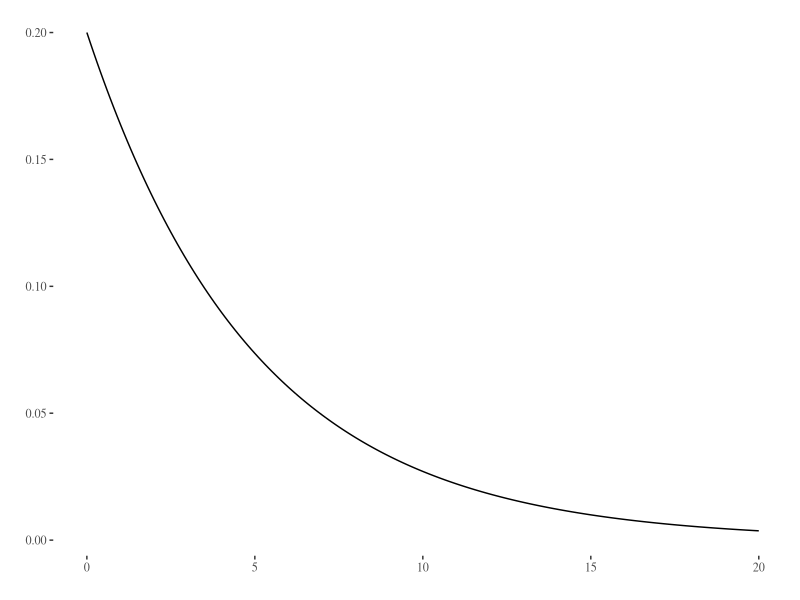
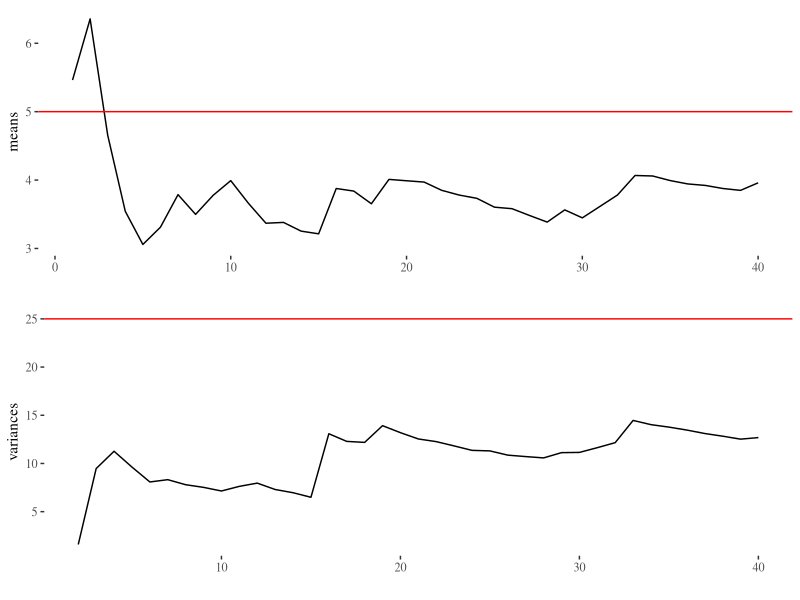
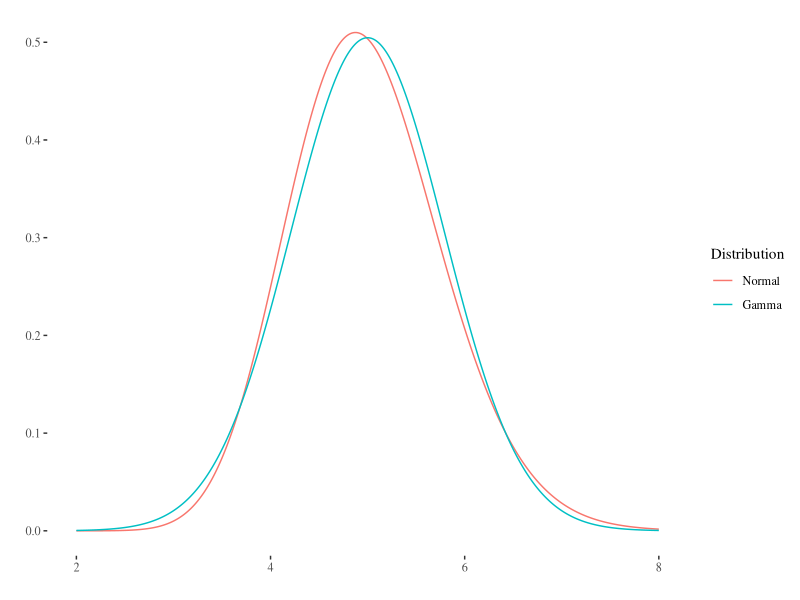
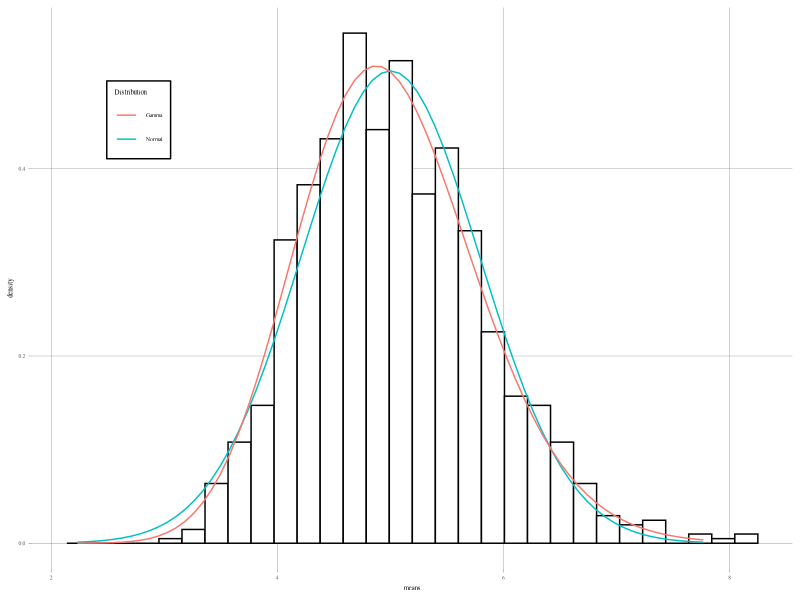

Source code (R) for these figures, in order:
## ---- chunk 1
require("knitr")
require("markdown")
require("ggplot2")
require("ggthemes")
require("data.table")
require("grid")
require("gridExtra")
## ---- chunk 2
x <- seq(0,20,0.1)
lambda <- 0.2
ggplot() + geom_path(aes(x,dexp(x,lambda)))+labs(x="",y="")+theme_tufte()
## ---- chunk 3
N <- 40
set.seed(1110)
exps <- rexp(N,lambda)
means <- sapply(1:N, function(n) mean(exps[1:n]))
vars <- sapply(1:N, function(n) var(exps[1:n]))
## ---- chunk 4
g1 <- ggplot() + geom_line(aes(x=1:N, y=means)) + 
  geom_hline(yintercept=1/lambda, color="red") +
    labs(x="") + theme_tufte()
g2 <- ggplot()+geom_line(aes(2:N, vars[2:N]))+
  geom_hline(yintercept=1/lambda^2, color="red")+
    labs(x="", y="variances")+theme_tufte()
grid.arrange(g1,g2,nrow=2)
## ---- chunk 5
x <- seq(2,8,0.01)
k <- 40
e40.m <- 1/lambda
e40.sd <- 1/(lambda*sqrt(40))
ggplot()+geom_path(aes(x,dgamma(x, shape= k, rate = k*lambda), colour="blue"))+
    geom_path(aes(x=x, y = dnorm(x, e40.m, e40.sd), colour="red") )+
        labs(x="", y="")+
                 scale_colour_discrete(name  ="Distribution",
                                       labels=c("Normal", "Gamma"))+
  theme_tufte()
## ---- chunk 6
N <- 1000
means <- c()
set.seed(10)
for (n in 1:N) {
  exps <- rexp(k, lambda)
  means <- c(means,mean(exps))
}
e40.dt <- data.table(means=means)
x <- seq(e40.m-3.5*e40.sd,e40.m+3.5*e40.sd,e40.sd/10)
ggplot()+geom_histogram(data=e40.dt,aes(x=means, y=..density..),
                        fill="white", colour="black")+
    geom_path(aes(x=x, y = dnorm(x, e40.m, e40.sd),colour="red"))+
        geom_path(aes(x,k*dgamma(k*x, shape= k, scale = 5), colour="blue"))+
            scale_colour_discrete(name  ="Distribution",
                                  labels=c("Gamma","Normal"))+
  theme_tufte()+theme(
    text = element_text(size = 5),
    line = element_line(size = 0.1),
    legend.background = element_rect(fill = "white"),
    legend.position = c(0.14, 0.80),
    panel.grid.major = element_line(colour = "grey40"),
    panel.grid.minor = element_blank()
  )
  #theme_tufte()+theme(=element_text(size=10))

